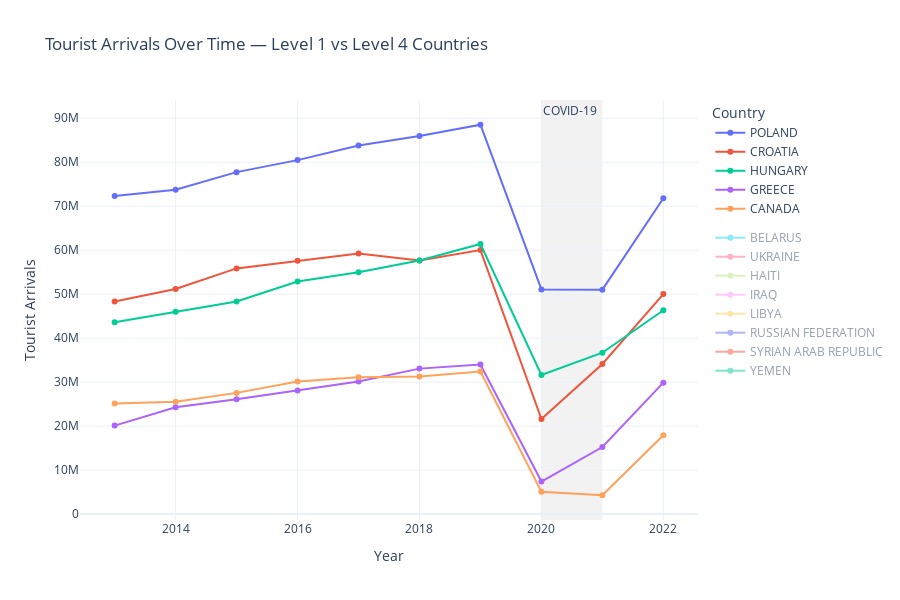

Notebook code cell kept with this figure:
### Code cell
import pandas as pd
import plotly.graph_objects as go

# Example Data (replace with your merged arrivals + advisory dataset)
# ...

# [Insert cleaned `plot_df` creation here — or use your own]

# Step 1: Keep only year columns and country name
level_1_filtered = top5_level_1[["COUNTRY_MERGED"] + years].copy()
level_4_filtered = combined_level_4[["COUNTRY_MERGED"] + years].copy()

# Step 2: Melt both to long format
df1_melted = level_1_filtered.melt(id_vars="COUNTRY_MERGED", var_name="Year", value_name="Arrivals")
df1_melted["Advisory Level"] = "Level 1"

df4_melted = level_4_filtered.melt(id_vars="COUNTRY_MERGED", var_name="Year", value_name="Arrivals")
df4_melted["Advisory Level"] = "Level 4"

# Step 3: Combine into plot_df
plot_df = pd.concat([df1_melted, df4_melted])
plot_df["Year"] = plot_df["Year"].astype(int)

fig = go.Figure()

for level in ["Level 1", "Level 4"]:
    level_data = plot_df[plot_df["Advisory Level"] == level]
    countries = level_data["COUNTRY_MERGED"].unique()
    for country in countries:
        country_data = level_data[level_data["COUNTRY_MERGED"] == country]
        fig.add_trace(go.Scatter(
            x=country_data["Year"],
            y=country_data["Arrivals"],
            mode="lines+markers",
            name=country,
            legendgroup=level,
            visible=True if level == "Level 1" else "legendonly",
            hovertemplate=f"<b>{country}</b><br>Year: %{{x}}<br>Arrivals: %{{y:,}}<extra></extra>"
        ))

fig.add_vrect(
    x0=2020, x1=2021,
    fillcolor="lightgray", opacity=0.3,
    layer="below", line_width=0,
    annotation_text="COVID-19", annotation_position="top left"
)

fig.update_layout(
    title="Tourist Arrivals Over Time — Level 1 vs Level 4 Countries",
    xaxis_title="Year",
    yaxis_title="Tourist Arrivals",
    legend_title="Country",
    hovermode="x unified",
    template="plotly_white",
    height=600
)

fig.show()

### Figure 1 — Plotly figure (JSON) as saved in the notebook; plotly's stock layout.template omitted (floating-point values rounded to 4 significant figures)
{"data": [{"hovertemplate": "<b>POLAND</b><br>Year: %{x}<br>Arrivals: %{y:,}<extra></extra>", "legendgroup": "Level 1", "mode": "lines+markers", "name": "POLAND", "type": "scatter", "visible": true, "x": [2013, 2014, 2015, 2016, 2017, 2018, 2019, 2020, 2021, 2022], "y": [72310000.0, 73750000.0, 77740000.0, 80480000.0, 83800000.0, 85950000.0, 88520000.0, 51080000.0, 51030000.0, 71810000.0]}, {"hovertemplate": "<b>CROATIA</b><br>Year: %{x}<br>Arrivals: %{y:,}<extra></extra>", "legendgroup": "Level 1", "mode": "lines+markers", "name": "CROATIA", "type": "scatter", "visible": true, "x": [2013, 2014, 2015, 2016, 2017, 2018, 2019, 2020, 2021, 2022], "y": [48340000.0, 51170000.0, 55860000.0, 57590000.0, 59240000.0, 57670000.0, 60020000.0, 21610000.0, 34120000.0, 50020000.0]}, {"hovertemplate": "<b>HUNGARY</b><br>Year: %{x}<br>Arrivals: %{y:,}<extra></extra>", "legendgroup": "Level 1", "mode": "lines+markers", "name": "HUNGARY", "type": "scatter", "visible": true, "x": [2013, 2014, 2015, 2016, 2017, 2018, 2019, 2020, 2021, 2022], "y": [43610000.0, 45980000.0, 48340000.0, 52890000.0, 54960000.0, 57670000.0, 61400000.0, 31640000.0, 36690000.0, 46340000.0]}, {"hovertemplate": "<b>GREECE</b><br>Year: %{x}<br>Arrivals: %{y:,}<extra></extra>", "legendgroup": "Level 1", "mode": "lines+markers", "name": "GREECE", "type": "scatter", "visible": true, "x": [2013, 2014, 2015, 2016, 2017, 2018, 2019, 2020, 2021, 2022], "y": [20110000.0, 24270000.0, 26110000.0, 28070000.0, 30160000.0, 33070000.0, 34000000.0, 7406000.0, 15250000.0, 29880000.0]}, {"hovertemplate": "<b>CANADA</b><br>Year: %{x}<br>Arrivals: %{y:,}<extra></extra>", "legendgroup": "Level 1", "mode": "lines+markers", "name": "CANADA", "type": "scatter", "visible": true, "x": [2013, 2014, 2015, 2016, 2017, 2018, 2019, 2020, 2021, 2022], "y": [25170000.0, 25560000.0, 27560000.0, 30140000.0, 31080000.0, 31270000.0, 32430000.0, 5068000.0, 4282000.0, 17920000.0]}, {"hovertemplate": "<b>BELARUS</b><br>Year: %{x}<br>Arrivals: %{y:,}<extra></extra>", "legendgroup": "Level 4", "mode": "lines+markers", "name": "BELARUS", "type": "scatter", "visible": "legendonly", "x": [2013, 2014, 2015, 2016, 2017, 2018, 2019, 2020, 2021, 2022], "y": [6242000.0, 5375000.0, 4386000.0, 10940000.0, 11060000.0, 11500000.0, 11830000.0, 3598000.0, 3361000.0, 4920000.0]}, {"hovertemplate": "<b>UKRAINE</b><br>Year: %{x}<br>Arrivals: %{y:,}<extra></extra>", "legendgroup": "Level 4", "mode": "lines+markers", "name": "UKRAINE", "type": "scatter", "visible": "legendonly", "x": [2013, 2014, 2015, 2016, 2017, 2018, 2019, 2020, 2021, 2022], "y": [26020000.0, 13230000.0, 13020000.0, 13730000.0, 14580000.0, 14340000.0, 13710000.0, 3382000.0, 4272000.0, 2307000.0]}, {"hovertemplate": "<b>HAITI</b><br>Year: %{x}<br>Arrivals: %{y:,}<extra></extra>", "legendgroup": "Level 4", "mode": "lines+markers", "name": "HAITI", "type": "scatter", "visible": "legendonly", "x": [2013, 2014, 2015, 2016, 2017, 2018, 2019, 2020, 2021, 2022], "y": [1064000.0, 1128000.0, 1190000.0, 1153000.0, 1262000.0, 1333000.0, 938000.0, 322000.0, 148000.0, NaN]}, {"hovertemplate": "<b>IRAQ</b><br>Year: %{x}<br>Arrivals: %{y:,}<extra></extra>", "legendgroup": "Level 4", "mode": "lines+markers", "name": "IRAQ", "type": "scatter", "visible": "legendonly", "x": [2013, 2014, 2015, 2016, 2017, 2018, 2019, 2020, 2021, 2022], "y": [892000.0, NaN, NaN, NaN, NaN, NaN, NaN, NaN, NaN, NaN]}, {"hovertemplate": "<b>LIBYA</b><br>Year: %{x}<br>Arrivals: %{y:,}<extra></extra>", "legendgroup": "Level 4", "mode": "lines+markers", "name": "LIBYA", "type": "scatter", "visible": "legendonly", "x": [2013, 2014, 2015, 2016, 2017, 2018, 2019, 2020, 2021, 2022], "y": [NaN, NaN, NaN, NaN, NaN, NaN, NaN, NaN, NaN, NaN]}, {"hovertemplate": "<b>RUSSIAN FEDERATION</b><br>Year: %{x}<br>Arrivals: %{y:,}<extra></extra>", "legendgroup": "Level 4", "mode": "lines+markers", "name": "RUSSIAN FEDERATION", "type": "scatter", "visible": "legendonly", "x": [2013, 2014, 2015, 2016, 2017, 2018, 2019, 2020, 2021, 2022], "y": [30790000.0, 32420000.0, 33730000.0, 24570000.0, 24390000.0, 24550000.0, 24420000.0, 6359000.0, NaN, NaN]}, {"hovertemplate": "<b>SYRIAN ARAB REPUBLIC</b><br>Year: %{x}<br>Arrivals: %{y:,}<extra></extra>", "legendgroup": "Level 4", "mode": "lines+markers", "name": "SYRIAN ARAB REPUBLIC", "type": "scatter", "visible": "legendonly", "x": [2013, 2014, 2015, 2016, 2017, 2018, 2019, 2020, 2021, 2022], "y": [NaN, NaN, NaN, 1043000.0, 1291000.0, 1802000.0, 2424000.0, 479000.0, 661000.0, NaN]}, {"hovertemplate": "<b>YEMEN</b><br>Year: %{x}<br>Arrivals: %{y:,}<extra></extra>", "legendgroup": "Level 4", "mode": "lines+markers", "name": "YEMEN", "type": "scatter", "visible": "legendonly", "x": [2013, 2014, 2015, 2016, 2017, 2018, 2019, 2020, 2021, 2022], "y": [1323000.0, 1218000.0, 398000.0, NaN, NaN, NaN, NaN, NaN, NaN, NaN]}], "layout": {"annotations": [{"showarrow": false, "text": "COVID-19", "x": 2020, "xanchor": "left", "xref": "x", "y": 1, "yanchor": "top", "yref": "y domain"}], "height": 600, "hovermode": "x unified", "legend": {"title": {"text": "Country"}}, "shapes": [{"fillcolor": "lightgray", "layer": "below", "line": {"width": 0}, "opacity": 0.3, "type": "rect", "x0": 2020, "x1": 2021, "xref": "x", "y0": 0, "y1": 1, "yref": "y domain"}], "title": {"text": "Tourist Arrivals Over Time — Level 1 vs Level 4 Countries"}, "xaxis": {"title": {"text": "Year"}}, "yaxis": {"title": {"text": "Tourist Arrivals"}}}}
